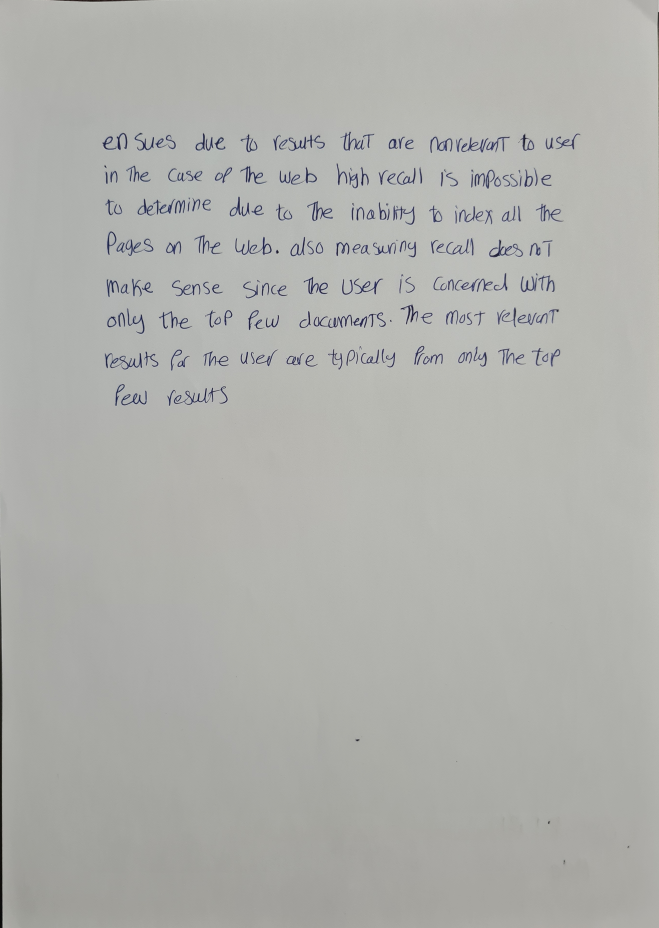
#> input picture Project Submission/test/001.jpg, 2636 x 3712 px (shown at 1/4 size)
$ jupyter execute --allow-errors test.ipynb
#> lines starting #> are read from the running program, lines starting #| are printed output that depends on the picture; after the words box and inside, x2 and y2 are one past the last pixel; in counts of white or black regions, pixels touching at a corner belong together
[cell 1]
import time
import cv2
import os

# input files directories
print("please input full test file directory")
TEST_DIRECTORY = input()
#> the answer given: test

print("please input full output file directory")
OUTPUT_DIRECTORY = input()
#> the answer given: out.png

predicted_class = []
time_list = []

# read images
for filename in os.listdir(TEST_DIRECTORY):
    image = cv2.imread(os.path.join(TEST_DIRECTORY,filename), 0)
#> image: shape (3712, 2636); min 0, max 211, mean 175.2
    if image is not None:
        start_time = time.time()

        k=10
        wshape=(100*k,142*k)

        image=cv2.resize(image,wshape)
#> image: shape (1420, 1000)
        image = cv2.GaussianBlur(image,(3,3),cv2.BORDER_DEFAULT)

        image = cv2.adaptiveThreshold(image,255,cv2.ADAPTIVE_THRESH_GAUSSIAN_C,\
                cv2.THRESH_BINARY,11,2) # making the image binary
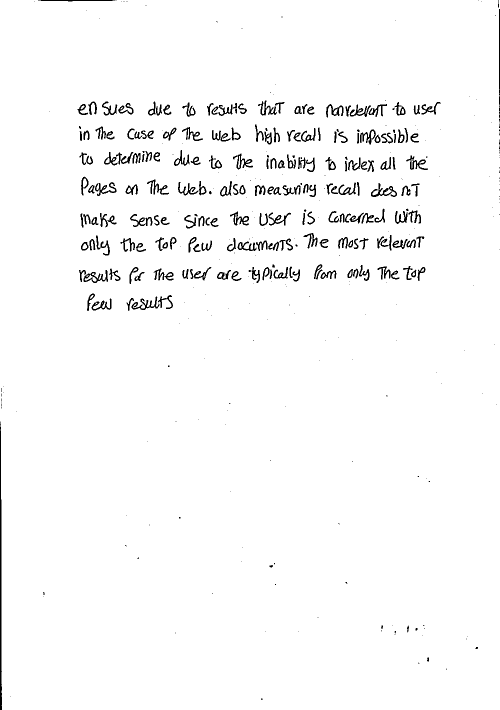
#> image: shape (1420, 1000) (shown at 1/2 size); 97.4% white; 426 black regions (217 under 20 px), largest, box (x1, y1, x2, y2) and area: (0, 843, 4, 1420) 1604, (742, 366, 794, 394) 468, (263, 593, 319, 620) 460
        image = cv2.medianBlur(image, 5)
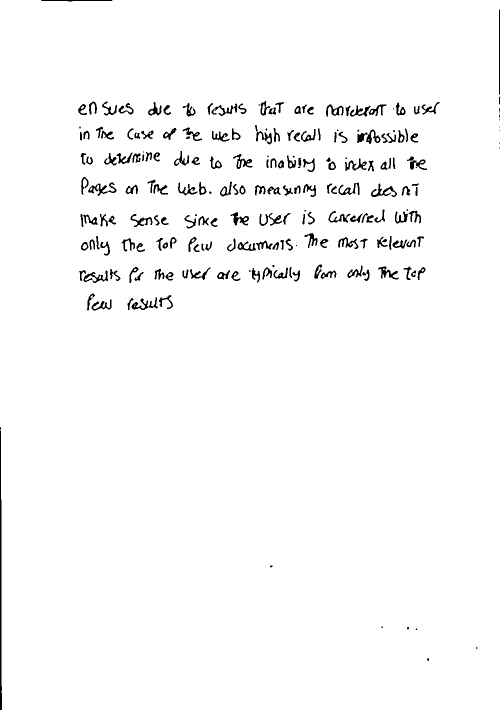
#> image: shape (1420, 1000) (shown at 1/2 size); 97.6% white; 218 black regions (33 under 20 px), largest, box (x1, y1, x2, y2) and area: (0, 854, 4, 1420) 1590, (176, 365, 233, 392) 497, (742, 367, 794, 394) 456
        image = cv2.medianBlur(image, 5)
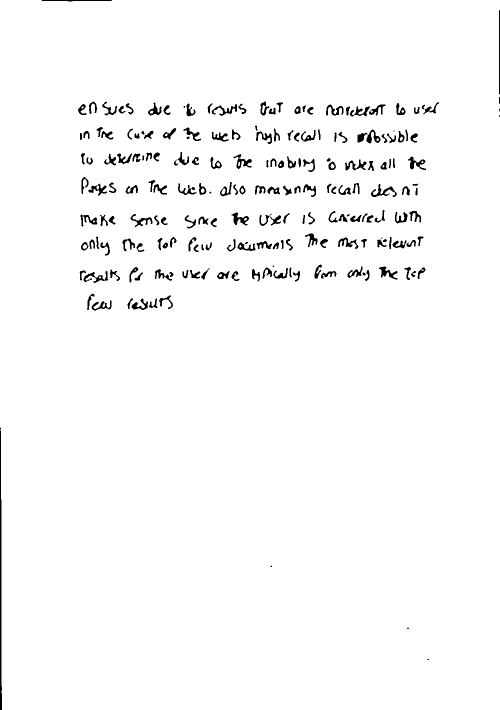
#> image: shape (1420, 1000) (shown at 1/2 size); 97.7% white; 206 black regions (13 under 20 px), largest, box (x1, y1, x2, y2) and area: (0, 855, 4, 1420) 1588, (742, 368, 794, 394) 437, (167, 542, 216, 566) 408
        image = cv2.erode(image, None, iterations = 1)
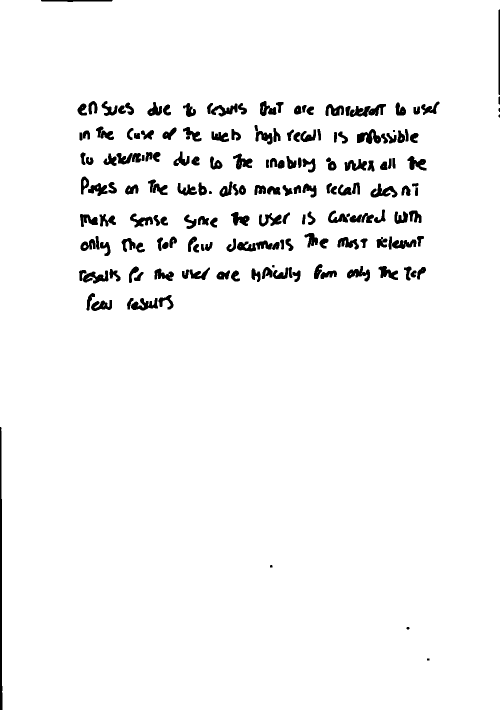
#> image: shape (1420, 1000) (shown at 1/2 size); 96.2% white; 180 black regions (2 under 20 px), largest, box (x1, y1, x2, y2) and area: (0, 854, 5, 1420) 2162, (699, 208, 772, 234) 1010, (714, 258, 762, 288) 835

        # predicted_class.append() # here call preprocessing function and the model
        end_time = time.time() - start_time
        if(end_time < .001):
            time_list.append(.001)
        else:
            time_list.append(end_time)
#> pass 2 of the loop `for filename in os.listdir(TEST_DIRECTORY):`:
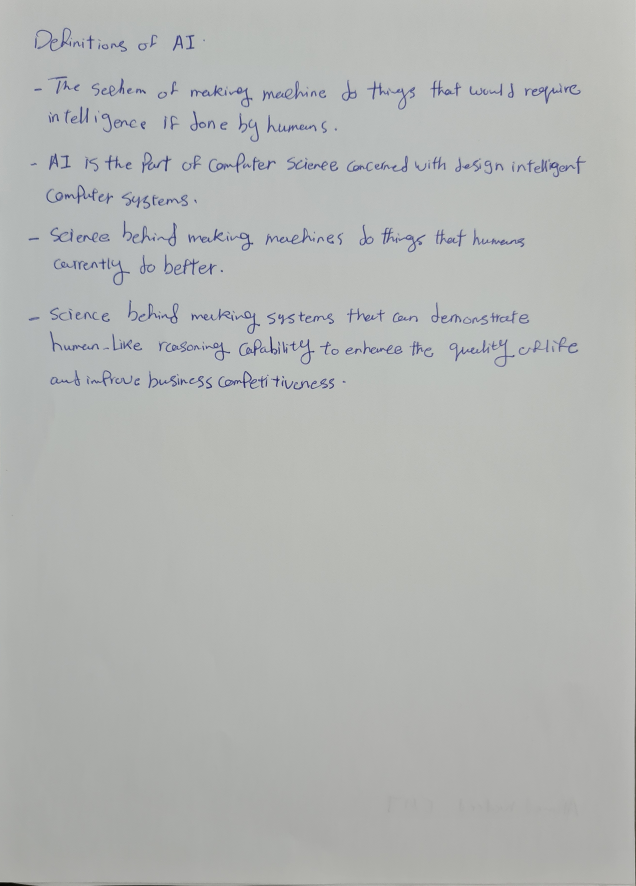
#> input picture Project Submission/test/002.jpg, 2544 x 3544 px (shown at 1/4 size)
#> `image = cv2.adaptiveThreshold(image,255,cv2.ADAPTIVE_THRESH_GAUSSIAN_C..`:
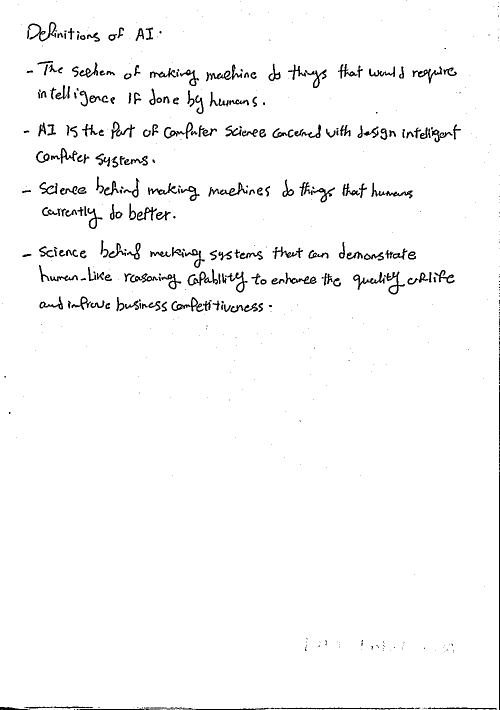
#> image: shape (1420, 1000) (shown at 1/2 size); 97.2% white; 511 black regions (281 under 20 px), largest, box (x1, y1, x2, y2) and area: (998, 770, 1000, 1420) 1276, (299, 1415, 829, 1420) 1100, (412, 129, 484, 163) 572
#> `image = cv2.erode(image, None, iterations = 1)`:
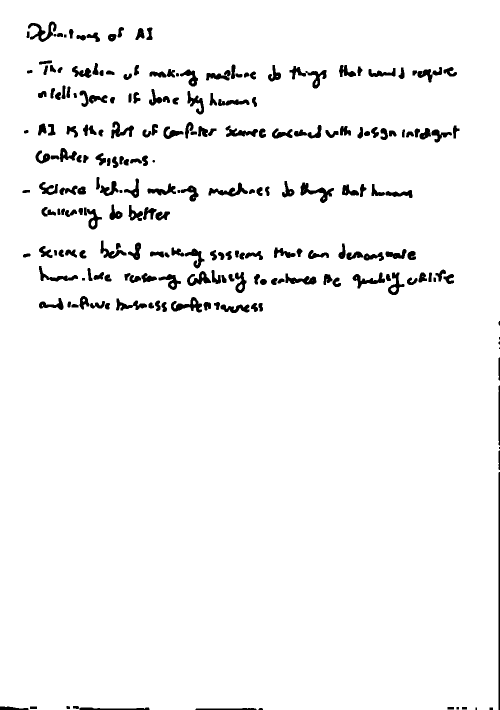
#> image: shape (1420, 1000) (shown at 1/2 size); 95.9% white; 232 black regions (5 under 20 px), largest, box (x1, y1, x2, y2) and area: (997, 944, 1000, 1420) 1427, (601, 365, 668, 406) 950, (56, 43, 113, 84) 869


result_file = open(OUTPUT_DIRECTORY + '/results.txt', 'w')
time_file = open(OUTPUT_DIRECTORY + '/times.txt', 'w')
#> (the rest of this cell did not finish here and is left out)
